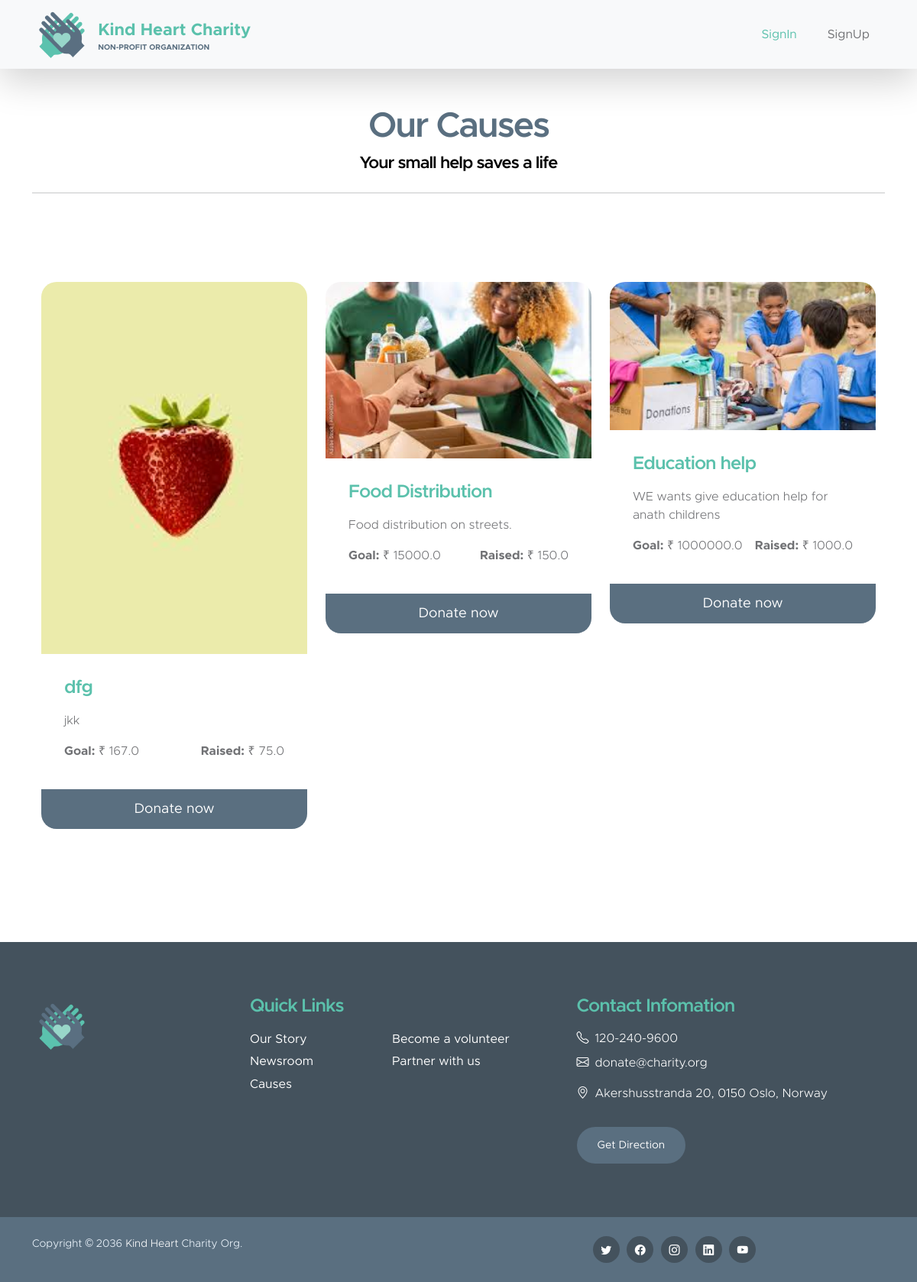
Page /user-dashboard/ on the committed database.
### heart_charity/models.py (models this page shows, shortened)
class Cause(models.Model):
    name=models.CharField(max_length=30)
    img=models.ImageField()
    detail=models.CharField(max_length=500)
    raised=models.FloatField()
    goal=models.FloatField()

### heart_charity/views.py (the view)
# urls.py: path('user-dashboard/', views.user_dashboard, name='user_dashboard'),
def user_dashboard(req):
    causes = Cause.objects.all()
    return render(req, 'user_dashboard.html', {"causes": causes})

### heart_charity/templates/user_dashboard.html
{% extends 'base.html' %}
{% load static %}
{% block content %}
<main>
    <div class="col-lg-12 col-12 text-center mb-4">
        <h2>Our Causes</h2>
        <h6>Your small help saves a life</h6>
    </div>
    <hr>
              <section class="section-padding" id="section_3">
                <div class="container">
                    <div class="row">
                        {% for cause in causes %}
                        <div class="col-lg-4 col-md-6 col-12 mb-4 mb-lg-0">
                            <div class="custom-block-wrap">
                                <img src="{{cause.img.url}}" class="custom-block-image img-fluid" alt="">
                                <div class="custom-block">
                                    <div class="custom-block-body">
                                        <h5 class="mb-3">{{cause.name}}</h5>
                                        <p>{{cause.detail}}</p>
                                        <div class="d-flex align-items-center my-2">
                                            <p class="mb-0">
                                                <strong>Goal:</strong>
                                                ₹ {{cause.raised}}
                                            </p>
                                            <p class="ms-auto mb-0">
                                                <strong>Raised:</strong>
                                                ₹ {{cause.goal}}
                                            </p>
                                        </div>
                                    </div>
                                    <a href="/donate/{{cause.id}}" class="custom-btn btn">Donate now</a>
                                </div>
                            </div>
                        </div>
                        {% endfor %}
                    </div>
                </div>
            </section>
</main>
{% endblock %}

### heart_charity/static/css/templatemo-kind-heart-charity.css (style rules this page uses)
:root { --white-color: #ffffff; --primary-color: #5bc1ac; --secondary-color: #5a6f80; --section-bg-color: #f0f8ff; --site-footer-bg-color: #44525d; --custom-btn-bg-color: #597081; --custom-btn-bg-hover-color: #5bc1ac; --dark-color: #000000; --p-color: #717275; --border-color: #e9eaeb; --body-font-family: 'Metropolis', sans-serif; --h1-font-size: 52px; --h2-font-size: 46px; --h3-font-size: 32px; --h4-font-size: 28px; --h5-font-size: 24px; --h6-font-size: 22px; --p-font-size: 16px; --btn-font-size: 18px; --copyright-font-size: 14px; --border-radius-large: 100px; --border-radius-medium: 20px; --border-radius-small: 10px; --font-weight-light: 300; --font-weight-normal: 400; --font-weight-semibold: 600; --font-weight-bold: 700; }
body { background-color: var(--white-color); font-family: var(--body-font-family); }
h2, h3, h4, h5, h6 { color: var(--dark-color); }
h1, h2, h3, h4, h5, h6 { font-weight: var(--font-weight-semibold); letter-spacing: -1px; }
h2 { color: var(--secondary-color); font-size: var(--h2-font-size); letter-spacing: -2px; }
h5 { color: var(--primary-color); font-size: var(--h5-font-size); }
h6 { font-size: var(--h6-font-size); }
p { color: var(--p-color); font-size: var(--p-font-size); font-weight: var(--font-weight-light); }
a, button { touch-action: manipulation; transition: all 0.3s; }
a { color: var(--p-color); text-decoration: none; }
b, strong { font-weight: var(--font-weight-bold); }
.section-padding { padding-top: 100px; padding-bottom: 100px; }
.custom-block-wrap { background: var(--white-color); border-radius: var(--border-radius-medium); position: relative; overflow: hidden; transition: all 0.5s; }
.custom-block-body { padding: 30px; }
.custom-block-image { display: block; width: 100%; height: 100%; object-fit: cover; }
.custom-block .custom-btn { border-radius: 0; display: block; }
.custom-btn { background: var(--secondary-color); border: 2px solid transparent; border-radius: var(--border-radius-large); color: var(--white-color); font-size: var(--btn-font-size); font-weight: var(--font-weight-normal); line-height: normal; padding: 15px 25px; }

### rows in the picture
Cause: img (picture), name "dfg", detail "jkk", raised "167.0", goal "75.0"
Cause: img (picture), name "Food Distribution", detail "Food distribution on streets.", raised "15000.0", goal "150.0"
Cause: img (picture), name "Education help", detail "WE wants give education help for anath childrens", raised "1000000.0", goal "1000.0"
